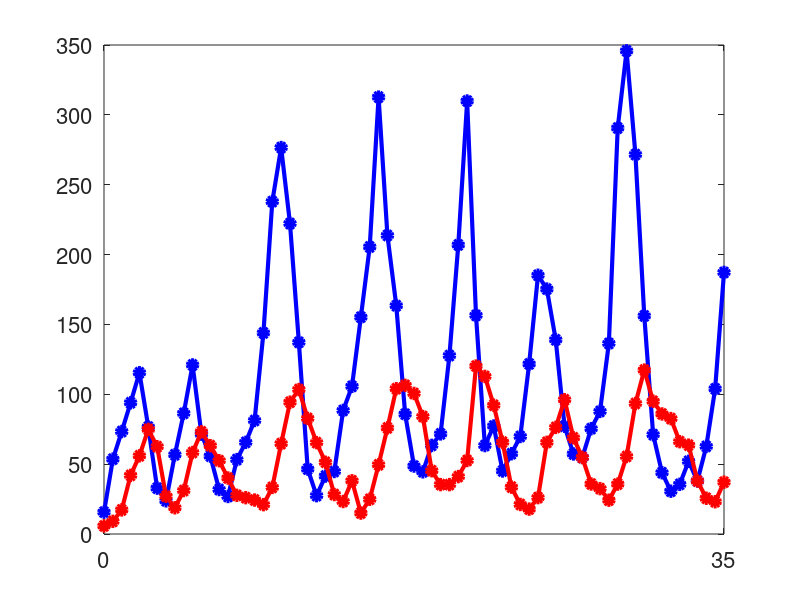
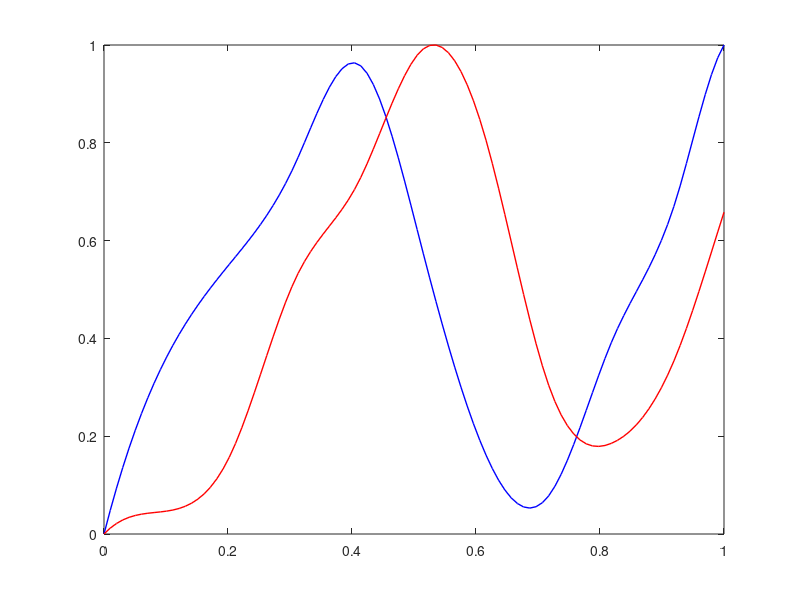

MATLAB code for these plots, in order:
clc;
clear;
close all;

%% load raw data
load('raw_data_prey_predator')

%% parameter
window_size_ori = 10;
window_move_ori = 10;
thres_noise = 0;
num_component = 2;
time_interval = 1/10;
%% plot raw data
figure(1)
plot(t, y(:,1), 'bo-','Linewidth',3,'markersize',7,'markerfacecolor','b')
hold on
plot(t, y(:,2), 'ro-','Linewidth',3,'markersize',7,'markerfacecolor','r')

xlim([0,35])
xticks([0,35])
set(gca,'fontsize',16)

%% interpolate data
t_fit = linspace(0,t(end),length(t)/time_interval+1).';
y_fit = zeros(length(t_fit),num_component);
for i = 1:num_component
    y_fit(:,i) = interp1(t, y(:,i),t_fit,'spline');
end

%% cut and interpolate the data
y_total = {};
window_size = window_size_ori / time_interval;
window_move = window_move_ori / time_interval;

start = 1;
length_timeseries = length(y_fit(:,1));
while(1)
    if start + window_size-1 > length_timeseries
        break
    end
    
    % cut
    y_tmp = y_fit(start:start + window_size - 1,:);
    t = t_fit(1:window_size) / t_fit(window_size);
   
    % normalize
    for i = 1:num_component
        y_tmp(:,i) = y_tmp(:,i) - min(y_tmp(:,i));
        y_tmp(:,i) = y_tmp(:,i) / max(y_tmp(:,i));
    end
    y_total{end+1} = y_tmp; 
    start = start + window_move;
end
num_data = length(y_total);

%% plot interpolated data
idx = 1;
y_tmp = cell2mat(y_total(idx));

figure(2)
plot(t, y_tmp(:,1), 'b','Linewidth',1)
hold on
plot(t, y_tmp(:,2), 'r','Linewidth',1)

%% Save data

save('data_final_prey_predator','t','y_total','time_interval','num_data','num_component')